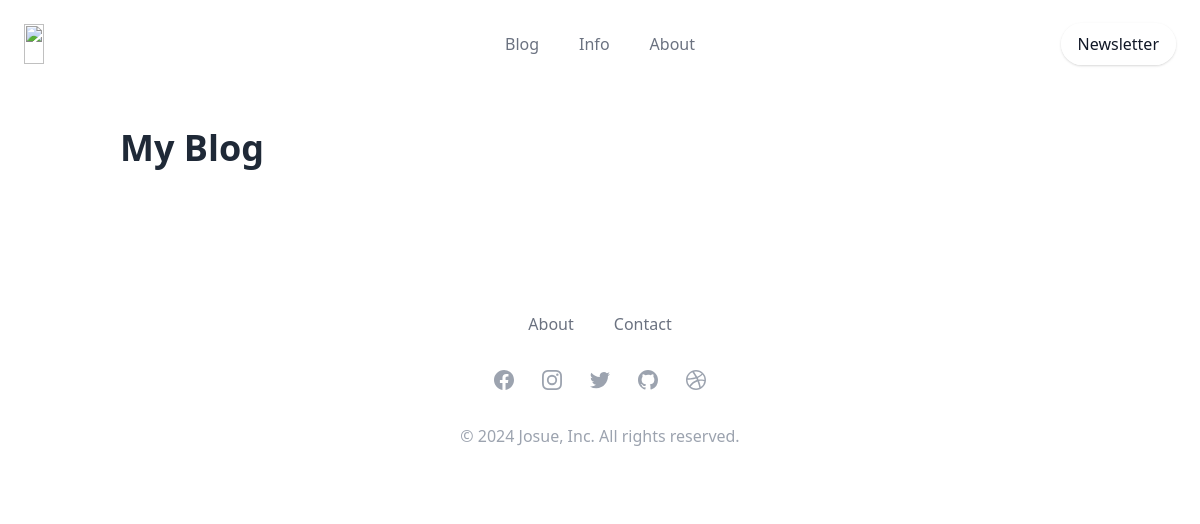
/blog/, run on an earlier commit of the app's database.
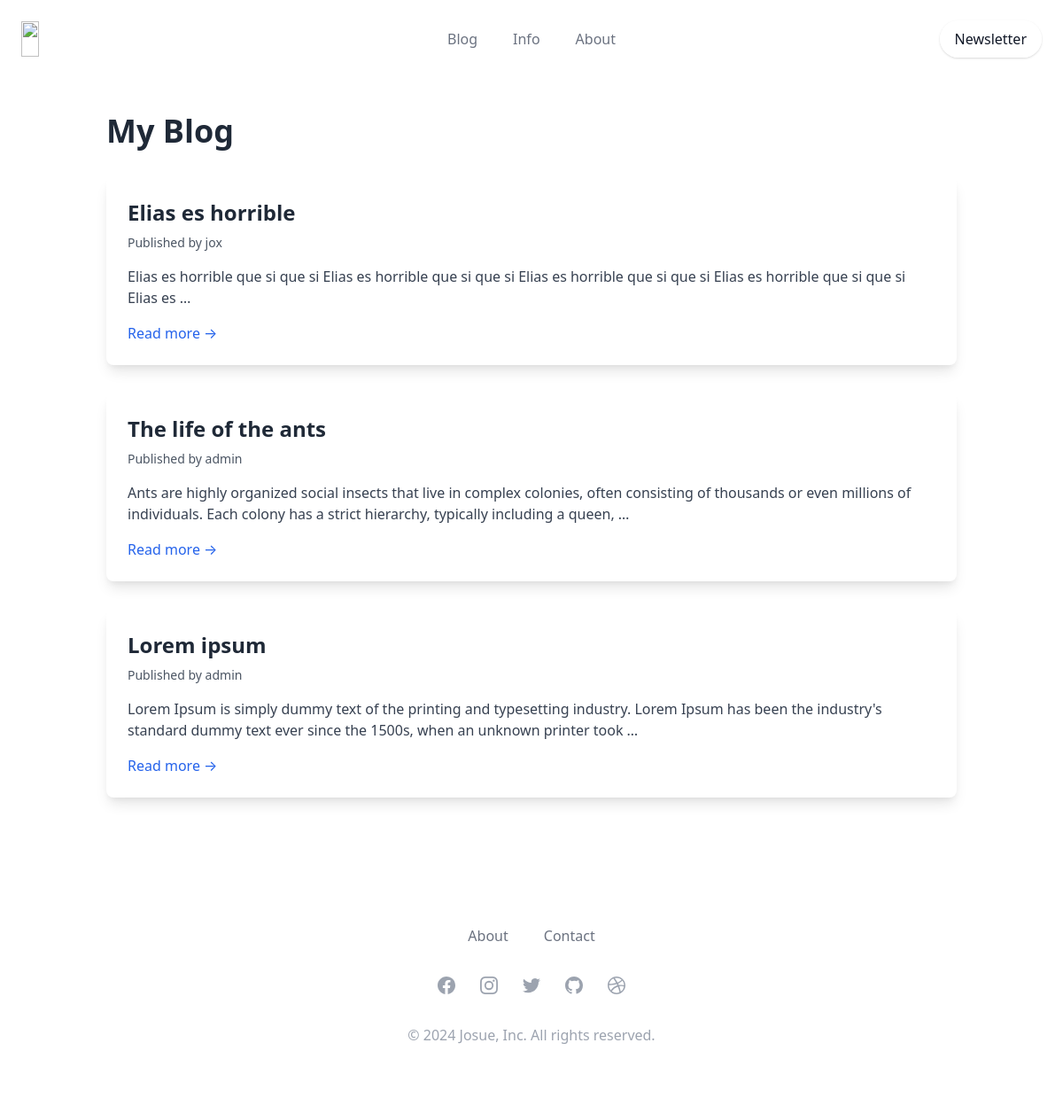
And on a later commit of the database.
### blog/models.py (models this page shows, shortened)
class Post(models.Model):
    title = models.CharField(max_length=250)
    status = models.SmallIntegerField(
        choices=data.BLOG_STATUS,
        default=data.DRAFT
    )
    slug = models.SlugField(max_length=250)
    body = models.TextField()
    author = models.ForeignKey(
        settings.AUTH_USER_MODEL,
        on_delete=models.CASCADE,
        related_name='blog_posts'
    )
    publish_at = models.DateTimeField(default=timezone.now)
    created_at = models.DateTimeField(auto_now_add=timezone.now)
    updated_at = models.DateTimeField(auto_now=timezone.now)
    objects = PostQuerySet.as_manager()
    class Meta:
        ordering = ['-publish_at']
        indexes = [
            models.Index(fields=['-publish_at'])
        ]

### blog/views.py (the view)
# urls.py: path('', views.post_list, name='post_list'),
def post_list(request):
    template = 'post/list.html'
    posts = Post.objects.get_published()
    context = {'posts': posts}
    return render(request, template, context)

### blog/managers.py (called while the page is built)
    def get_published(self):
        return self.filter(status=PUBLISHED)

### blog/templates/post/list.html (shortened to what this page needs)
{% extends "base.html" %}
{% block content %}
<div class="container mx-auto px-4 py-8">
    <h1 class="text-4xl font-bold text-gray-800 mb-8">My Blog</h1>
    {% for post in posts %}
    <article class="bg-white shadow-lg rounded-lg mb-8 overflow-hidden">
        <div class="p-6">
            <h2 class="text-2xl font-semibold text-gray-800 mb-2">
                <a href="{% url 'blog:post_detail' post.id %}" class="hover:text-blue-600 transition duration-300">
                    {{ post.title }}
                </a>
            </h2>
            <p class="text-sm text-gray-600 mb-4">
                Published <time class="font-medium">{{ post.publish }}</time> by <span class="font-medium">{{ post.author }}</span>
            </p>
            <div class="prose max-w-none text-gray-700">
                {{ post.body|truncatewords:30|linebreaks }}
            </div>
            <a href="{% url 'blog:post_detail' post.id %}" class="inline-block mt-4 text-blue-600 hover:text-blue-800 transition duration-300">
                Read more &rarr;
            </a>
        </div>
    </article>
    {% endfor %}
</div>
{% endblock %}

### blog/templates/base.html (shortened to what this page needs)
{% load static %}
<!DOCTYPE html>
<html lang="en">
<head>
  <link href="https://unpkg.com/tailwindcss@^2/dist/tailwind.min.css" rel="stylesheet">
</head>
<body>
    <div class="px-4 mx-auto max-w-7xl sm:px-6">
        <div class="relative pt-6 pb-16 sm:pb-24">
            <nav class="relative flex items-center justify-between sm:h-10 md:justify-center" aria-label="Global">
                <div class="flex items-center flex-1 md:absolute md:inset-y-0 md:left-0">
                    <div class="flex items-center justify-between w-full md:w-auto">
                        <a href="#"><span class="sr-only">Company Name</span>
                            <img class="w-auto h-8 sm:h-10" src="https://www.svgrepo.com/show/448244/pack.svg" loading="lazy" width="202" height="40">
                        </a>
                    </div>
                </div>
                <div class="hidden md:flex md:space-x-10 list-none">
                    <li>
                        <a href="{% url 'blog:post_list' %}" class="text-base font-normal text-gray-500 list-none hover:text-gray-900"
                            target="">Blog</a>
                    </li>
                    <li>
                        <a href="#" class="text-base font-normal text-gray-500 list-none hover:text-gray-900"
                            target="">Info
                        </a>
                    </li>
                    <li>
                        <a href="#" class="text-base font-normal text-gray-500 list-none hover:text-gray-900"
                            target="_blank">About
                        </a>
                    </li>
                </div>
                <div class="hidden md:absolute md:flex md:items-center md:justify-end md:inset-y-0 md:right-0">
                    <div class="inline-flex rounded-full shadow">
                        <div href="#"
                            class="inline-flex items-center px-4 py-2 text-base text-gray-900 bg-white border border-transparent rounded-full cursor-pointer font-base hover:bg-gray-50 ">
                            Newsletter
                        </div>
                    </div>
                </div>
            </nav>
            <main class="container mx-auto px-4 py-8">
                {% block content %}
                {% endblock %}
            </main>
              <section class="bg-white">
                <div class="max-w-screen-xl px-4 py-12 mx-auto space-y-8 overflow-hidden sm:px-6 lg:px-8">
                    <nav class="flex flex-wrap justify-center -mx-5 -my-2">
                        <div class="px-5 py-2">
                            <a href="#" class="text-base leading-6 text-gray-500 hover:text-gray-900">
                                About
                            </a>
                        </div>
                        <div class="px-5 py-2">
                            <a href="#" class="text-base leading-6 text-gray-500 hover:text-gray-900">
                                Contact
                            </a>
                        </div>
                    </nav>
                    <div class="flex justify-center mt-8 space-x-6">
                        <a href="#" class="text-gray-400 hover:text-gray-500">
                        </a>
                        <a href="#" class="text-gray-400 hover:text-gray-500">
                        </a>
                        <a href="#" class="text-gray-400 hover:text-gray-500">
                        </a>
                        <a href="#" class="text-gray-400 hover:text-gray-500">
                        </a>
                        <a href="#" class="text-gray-400 hover:text-gray-500">
                        </a>
                    </div>
                    <p class="mt-8 text-base leading-6 text-center text-gray-400">
                        © 2024 Josue, Inc. All rights reserved.
                    </p>
                </div>
            </section>
        </div>
    </div>
</body>
</html>

What changed in the data, as far as the page shows it:
added Post: title "Elias es horrible", author "jox", body "Elias es horrible que si que si Elias es horrible que si que si Elias es horrible que si que si Elias es horrible que si que si Elias es …"
added Post: title "The life of the ants", author "admin", body "Ants are highly organized social insects that live in complex colonies, often consisting of thousands or even millions of individuals. Each colony has a strict hierarchy, typically including a queen, …"
now on this page (row edited): Post: title "Lorem ipsum", author "admin", body "Lorem Ipsum is simply dummy text of the printing and typesetting industry. Lorem Ipsum has been the industry's standard dummy text ever since the 1500s, when an unknown printer took …"
